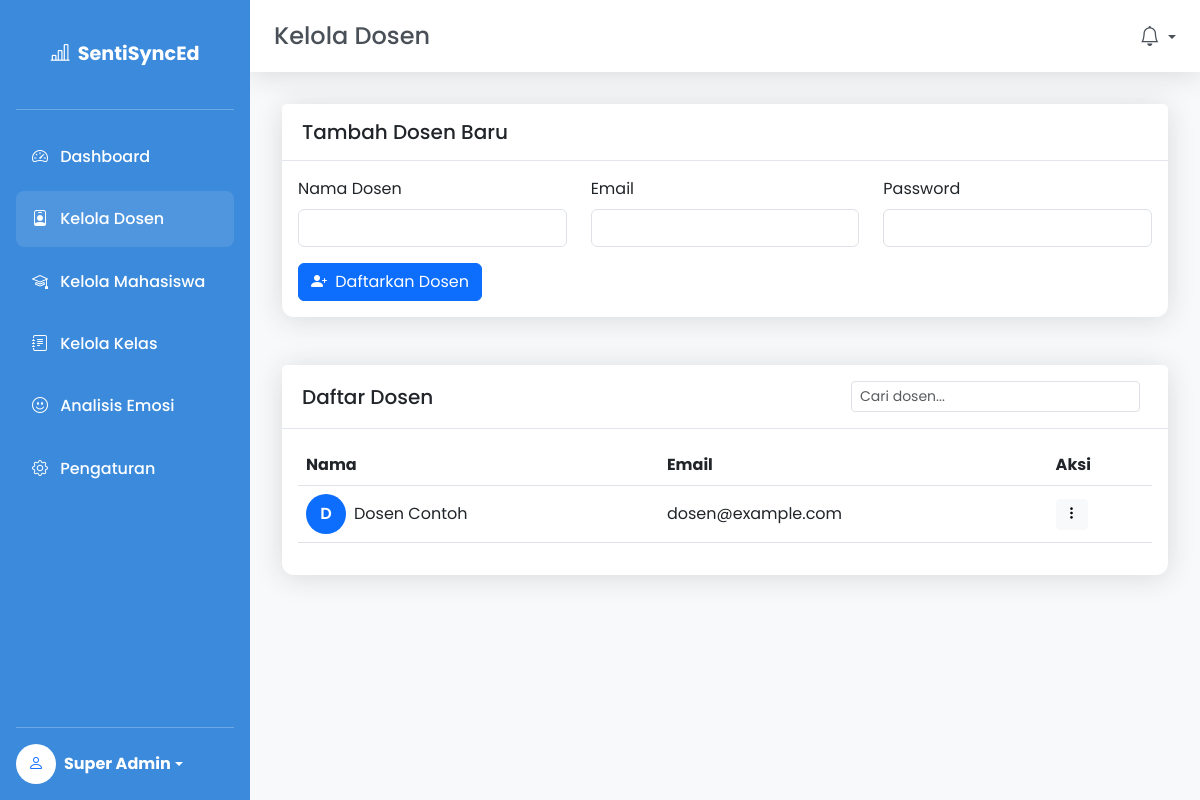
The page /SuperAdmin/manage_dosen.php (signed in) on the database its author committed.
### tables this page shows
CREATE TABLE IF NOT EXISTS users (
    id INT AUTO_INCREMENT PRIMARY KEY,
    name VARCHAR(100) NOT NULL,
    email VARCHAR(100) NOT NULL UNIQUE,
    password VARCHAR(255) NOT NULL,
    role ENUM('SuperAdmin', 'Mahasiswa', 'Dosen') NOT NULL,
    created_at TIMESTAMP DEFAULT CURRENT_TIMESTAMP
);

### SuperAdmin/manage_dosen.php (the view, shortened to what this page needs)
<?php
require_once '../fungsi_helper.php';
$stmt = $conn->query("SELECT id, name, email FROM users WHERE role = 'Dosen' ORDER BY name");
$dosenList = $stmt->fetchAll();
?>
<!DOCTYPE html>
<html lang="id">
<head>
    <link href="https://cdn.jsdelivr.net/npm/bootstrap@5.3.0/dist/css/bootstrap.min.css" rel="stylesheet">
    <link href="https://cdn.jsdelivr.net/npm/bootstrap-icons@1.8.1/font/bootstrap-icons.css" rel="stylesheet">
</head>
<body>
    <div class="sidebar d-flex flex-column flex-shrink-0 p-3 text-white col-md-3 col-lg-2">
        <div class="sidebar-brand d-flex align-items-center justify-content-center position-relative">
            <i class="bi bi-bar-chart-line me-2"></i>
            <span>SentiSyncEd</span>
        </div>
        <hr>
        <ul class="nav nav-pills flex-column mb-auto">
            <li class="nav-item">
                <a href="dashboard_admin.php" class="nav-link text-white">
                    <i class="bi bi-speedometer2"></i>
                    Dashboard
                </a>
            </li>
            <li>
                <a href="manage_dosen.php" class="nav-link active">
                    <i class="bi bi-person-badge"></i>
                    Kelola Dosen
                </a>
            </li>
            <li>
                <a href="manage_mahasiswa.php" class="nav-link text-white">
                    <i class="bi bi-mortarboard"></i>
                    Kelola Mahasiswa
                </a>
            </li>
            <li>
                <a href="#" class="nav-link text-white">
                    <i class="bi bi-journal-text"></i>
                    Kelola Kelas
                </a>
            </li>
            <li>
                <a href="#" class="nav-link text-white">
                    <i class="bi bi-emoji-smile"></i>
                    Analisis Emosi
                </a>
            </li>
            <li>
                <a href="#" class="nav-link text-white">
                    <i class="bi bi-gear"></i>
                    Pengaturan
                </a>
            </li>
        </ul>
        <hr>
        <div class="dropdown">
            <a href="#" class="d-flex align-items-center text-white text-decoration-none dropdown-toggle" id="dropdownUser1" data-bs-toggle="dropdown" aria-expanded="false">
                <div class="avatar me-2 bg-white">
                    <i class="bi bi-person text-primary"></i>
                </div>
                <strong><?= htmlspecialchars($_SESSION['name']) ?></strong>
            </a>
        </div>
    </div>
    <div class="topbar d-flex align-items-center justify-content-between">
        <div class="d-none d-md-flex">
            <h4 class="mb-0">Kelola Dosen</h4>
        </div>
        <div class="d-flex">
            <div class="position-relative">
                <a class="nav-link dropdown-toggle" href="#" id="alertsDropdown" role="button" data-bs-toggle="dropdown" aria-expanded="false">
                    <i class="bi bi-bell fs-5"></i>
                </a>
            </div>
        </div>
    </div>
    <div class="main-content">
        <div class="content-wrapper">
            <div class="row mb-4">
                <div class="col-12">
                    <div class="card">
                        <div class="card-header d-flex justify-content-between align-items-center">
                            <h5 class="m-0 font-weight-bold">Tambah Dosen Baru</h5>
                        </div>
                        <div class="card-body">
                            <form method="POST" class="needs-validation" novalidate>
                                <div class="row">
                                    <div class="col-md-4 mb-3">
                                        <label for="name" class="form-label">Nama Dosen</label>
                                        <input type="text" class="form-control" id="name" name="name" required>
                                    </div>
                                    <div class="col-md-4 mb-3">
                                        <label for="email" class="form-label">Email</label>
                                        <input type="email" class="form-control" id="email" name="email" required>
                                    </div>
                                    <div class="col-md-4 mb-3">
                                        <label for="password" class="form-label">Password</label>
                                        <input type="password" class="form-control" id="password" name="password" required>
                                    </div>
                                </div>
                                <div class="d-flex">
                                    <button type="submit" class="btn btn-primary me-2">
                                        <i class="bi bi-person-plus-fill me-1"></i> Daftarkan Dosen
                                    </button>
                                </div>
                            </form>
                        </div>
                    </div>
                </div>
            </div>
            <div class="row">
                <div class="col-12">
                    <div class="card">
                        <div class="card-header d-flex justify-content-between align-items-center">
                            <h5 class="m-0 font-weight-bold">Daftar Dosen</h5>
                            <div class="d-flex">
                                <input type="text" id="searchDosen" class="form-control form-control-sm me-2" placeholder="Cari dosen...">
                            </div>
                        </div>
                        <div class="card-body">
                            <div class="table-responsive">
                                <table class="table table-hover align-middle">
                                    <thead>
                                        <tr>
                                            <th>Nama</th>
                                            <th>Email</th>
                                            <th>Aksi</th>
                                        </tr>
                                    </thead>
                                    <tbody>
                                        <?php foreach ($dosenList as $dosen): ?>
                                            <tr>
                                                <td>
                                                    <div class="d-flex align-items-center">
                                                        <div class="avatar me-2 bg-primary text-white">
                                                            <?= substr($dosen['name'], 0, 1) ?>
                                                        </div>
                                                        <?= htmlspecialchars($dosen['name']) ?>
                                                    </div>
                                                </td>
                                                <td><?= htmlspecialchars($dosen['email']) ?></td>
                                                <td>
                                                    <div class="dropdown">
                                                        <button class="btn btn-sm btn-light" type="button" data-bs-toggle="dropdown" aria-expanded="false">
                                                            <i class="bi bi-three-dots-vertical"></i>
                                                        </button>
                                                    </div>
                                                </td>
                                            </tr>
                                        <?php endforeach; ?>
                                    </tbody>
                                </table>
                            </div>
                        </div>
                    </div>
                </div>
            </div>
        </div>
    </div>
</body>
</html>

### SuperAdmin/manage_dosen.php (style rules this page uses)
body { font-family: 'Poppins', sans-serif; background-color: #f8f9fa; color: #495057; overflow-x: hidden; }
.sidebar { background-color: #3b8adb; background-image: linear-gradient(180deg, #3b8adb 10%, #3b8adb 100%); min-height: 100vh; position: fixed; z-index: 1030; width: 250px; transition: all 0.3s ease; }
.sidebar .nav-link { color: rgba(255, 255, 255, 0.8); padding: 1rem; font-weight: 500; border-radius: 0.5rem; margin: 0.2rem 0; }
.sidebar .nav-link:hover, .sidebar .nav-link.active { color: #fff; background-color: rgba(255, 255, 255, 0.1); }
.sidebar .nav-link i { margin-right: 0.5rem; }
.sidebar-brand { padding: 1.5rem 1rem; color: white; font-weight: 700; font-size: 1.2rem; text-align: center; }
.main-content { margin-left: 250px; padding: 2rem; }
.card { border: none; border-radius: 0.75rem; box-shadow: 0 0.15rem 1.75rem rgba(33, 40, 50, 0.15); margin-bottom: 1.5rem; }
.card-header { background-color: #fff; border-bottom: 1px solid #e3e6f0; padding: 1rem 1.25rem; font-weight: 600; }
.table-responsive { overflow-x: auto; }
.avatar { width: 40px; height: 40px; border-radius: 50%; background-color: #e9ecef; display: flex; align-items: center; justify-content: center; font-weight: 600; color: #495057; }
.topbar { height: 4.5rem; box-shadow: 0 0.15rem 1.75rem rgba(33, 40, 50, 0.15); background-color: white; position: fixed; top: 0; right: 0; left: 250px; z-index: 1; padding: 0 1.5rem; }
.content-wrapper { padding-top: 4.5rem; }

### rows shown on the page
users: name "D", name "Dosen Contoh", email "dosen@example.com"

### other values the page prints
$_SESSION['name'] "Super Admin"
